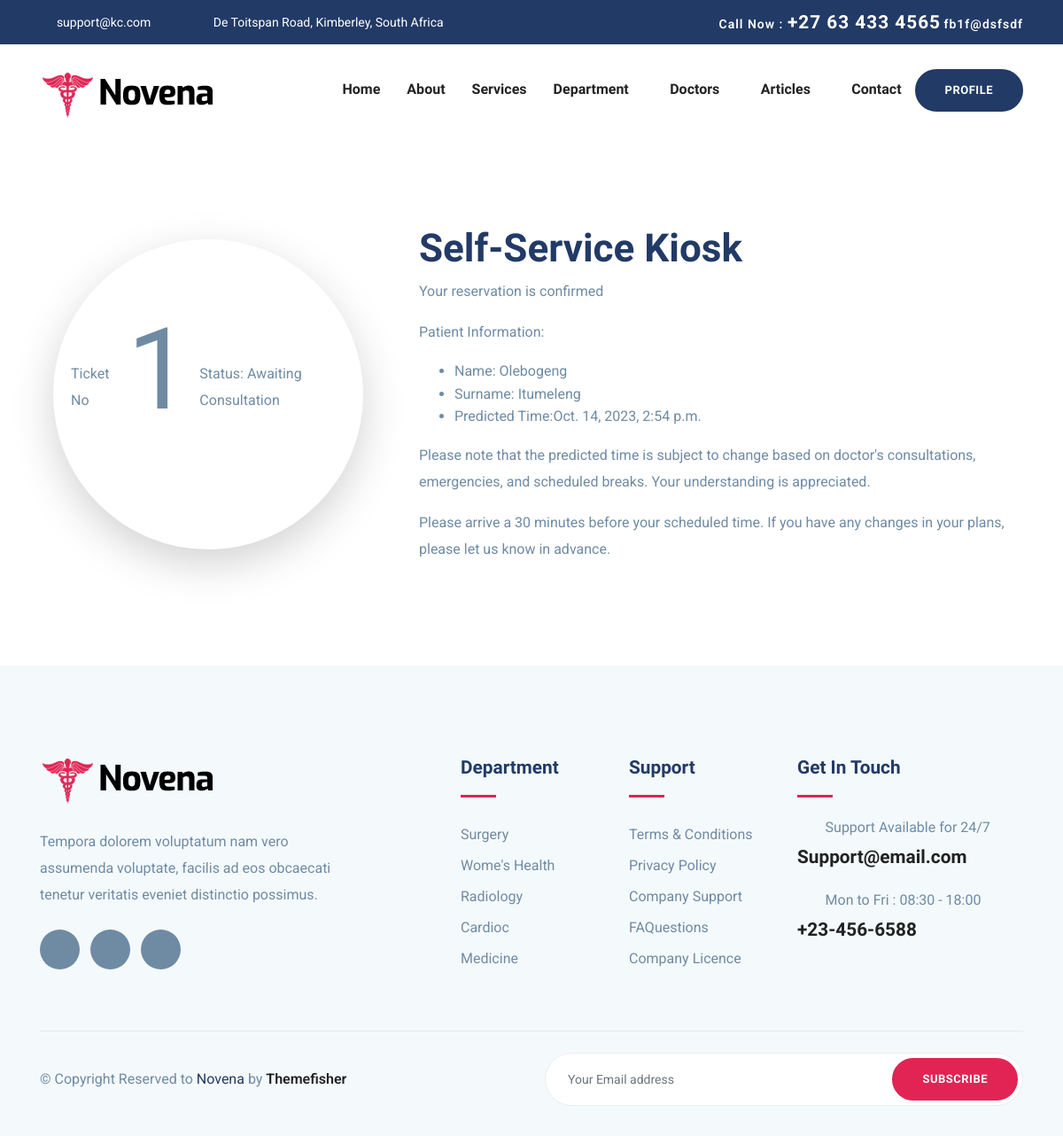
The app's page /selfqueue/ (signed in) with its own data.
### selfqueue/models.py (models this page shows, shortened)
class PatientQueue(models.Model):
    STATUS_CHOICES = (
        ('Awaiting Consultation', 'Awaiting Consultation'),
        ('In Consultation', 'In Consultation'),
        ('Done with Consultation', 'Done with Consultation'),
    )
    user = models.ForeignKey(User, on_delete=models.CASCADE)  # Define the foreign key
    symptoms = models.ManyToManyField(Symptom, blank=True)
    first_name = models.CharField(max_length=100)
    last_name = models.CharField(max_length=100)
    id_number = models.CharField(max_length=15, unique=True)
    phone = models.CharField(max_length=15)
    estimated_time = models.DateTimeField(null=True, blank=True)
    status = models.CharField(max_length=50, choices=STATUS_CHOICES, default='Awaiting Consultation')
    closing_time = models.DateTimeField(null=True, blank=True)
    spot_number = models.IntegerField(unique=True)  # New field for spot number

### selfqueue/views.py (the view)
# urls.py: path('', views.results, name='results'),# For the main page
@login_required
def results(request):
    user = request.user
    try:
        patient = PatientQueue.objects.get(user=user)
        first_name = patient.first_name
        last_name = patient.last_name
        estimated_time = patient.estimated_time
        spot_number = patient.spot_number
        status = patient.status
    except PatientQueue.DoesNotExist:
        first_name = ""
        last_name = ""
        estimated_time = None
        spot_number = None
        status = ""
    return render(request, 'selfqueue/results.html', {
        'user': user,
        'first_name': first_name,
        'last_name': last_name,
        'estimated_time': estimated_time,
        'spot_number': spot_number,
        'status': status,
    })

### templates/selfqueue/results.html (shortened to what this page needs)
{% extends 'base.html' %}
{% block content %}
{% load static %}
<body id="top">
  <section class="appoinment section">
	<div class="container">
	  <div class="row">
		<div class="col-lg-4">
			<div class="mt-3">
			    <div class="col-md-6 col-sm-6">
					<div class="featured-circle bg-white shadow-lg d-flex  align-items-center">
						<p class="featured-text">Ticket No</p>
						<p><span class="featured-number">{{ spot_number }}</span></p>
						<br>
						<p>Status: {{ status }}</p>
					</div>
			  </div>
			</div>
		</div>
		<div class="col-lg-8">
			 <div class="appoinment-wrap mt-5 mt-lg-0 pl-lg-5">
			  <h2 class="mb-2 title-color">Self-Service Kiosk</h2>
			  <p>Your reservation is confirmed</p>
			  <p>Patient Information:</p>
			  <ul>
				<li>Name: {{ first_name }}</li>
				<li>Surname: {{ last_name }}</li>
				<li>Predicted Time:{{estimated_time }}</li>
			  </ul>
			  <p>Please note that the predicted time is subject to change based on doctor's consultations, emergencies, and scheduled breaks. Your understanding is appreciated.</p>
			  <p>Please arrive a 30 minutes before your scheduled time. If you have any changes in your plans, please let us know in advance.</p>
			  </div>
		  </div>
		</div>
	  </div>
  </section>
{% endblock content %}

### templates/base.html (shortened to what this page needs)
{% load static %}
<!DOCTYPE html>
<html lang="en">
<head>
    <link rel="stylesheet" href="{% static 'plugins/bootstrap/css/bootstrap.min.css' %}">
    <link rel="stylesheet" href="{% static 'plugins/icofont/icofont.min.css' %}">
    <link rel="stylesheet" href="{% static 'plugins/slick-carousel/slick/slick.css' %}">
    <link rel="stylesheet" href="{% static 'plugins/slick-carousel/slick/slick-theme.css' %}">
    <link rel="stylesheet" href="{% static 'css/style.css' %}">
</head>
<body>
    <header>
        <div class="header-top-bar">
            <div class="container">
                <div class="row align-items-center">
                    <div class="col-lg-6">
                        <ul class="top-bar-info list-inline-item pl-0 mb-0">
                            <li class="list-inline-item"><a href="mailto:support@gmail.com"><i class="icofont-support-faq mr-2"></i>support@kc.com<a></li>
                            <li class="list-inline-item"><i class="icofont-location-pin mr-2"></i>De Toitspan Road, Kimberley, South Africa</li>
                        </ul>
                    </div>
                    <div class="col-lg-6">
                        <div class="text-lg-right top-right-bar mt-2 mt-lg-0">
                            <a href="tel:+23-345-67890" >
                                <span>Call Now : </span>
                                <span class="h4">+27 63 433 4565</span>
                                <span>{{ request.user}}</span>
                            </a>
                        </div>
                    </div>
                </div>
            </div>
        </div>
        <nav class="navbar navbar-expand-lg navigation" id="navbar">
            <div class="container">
                  <a class="navbar-brand" href="{% url 'index' %}">
                      <img src="images/logo.png" alt="" class="img-fluid">
                  </a>
              <div class="collapse navbar-collapse" id="navbarmain">
                <ul class="navbar-nav ml-auto">
                  <li class="nav-item active">
                    <a class="nav-link" href="{% url 'index' %}">Home</a>
                  </li>
                   <li class="nav-item"><a class="nav-link" href="about.html">About</a></li>
                    <li class="nav-item"><a class="nav-link" href="service.html">Services</a></li>
                    <li class="nav-item dropdown">
                        <a class="nav-link dropdown-toggle" href="department.html" id="dropdown02" data-toggle="dropdown" aria-haspopup="true" aria-expanded="false">Department <i class="icofont-thin-down"></i></a>
                      </li>
                      <li class="nav-item dropdown">
                        <a class="nav-link dropdown-toggle" href="doctor.html" id="dropdown03" data-toggle="dropdown" aria-haspopup="true" aria-expanded="false">Doctors <i class="icofont-thin-down"></i></a>
                      </li>
                      <li class="nav-item dropdown">
                        <a class="nav-link dropdown-toggle" href="doctor.html" id="dropdown03" data-toggle="dropdown" aria-haspopup="true" aria-expanded="false">Articles <i class="icofont-thin-down"></i></a>
                      </li>
                   <li class="nav-item"><a class="nav-link" href="contact.html">Contact</a></li>
                {% if user.is_authenticated %}
                   <li class="nav-item"> <a href="" class="btn btn-main btn-round-full">Profile</a></li>
               {% else %}
                   <li class="nav-item"> <a href="{% url 'login' %}" class="btn btn-main btn-round-full">Login</a></li>
                   <li class="nav-item"> <a href="{% url 'register' %}" class="btn btn-main btn-round-full">Register</a></li>
               {% endif %}
                </ul>
              </div>
            </div>
        </nav>
    </header>
    <main>
        {% block content %}{% endblock %}
    </main>
    <footer class="footer section gray-bg">
        <div class="container">
            <div class="row">
                <div class="col-lg-4 mr-auto col-sm-6">
                    <div class="widget mb-5 mb-lg-0">
                        <div class="logo mb-4">
                            <img src="images/logo.png" alt="" class="img-fluid">
                        </div>
                        <p>Tempora dolorem voluptatum nam vero assumenda voluptate, facilis ad eos obcaecati tenetur veritatis eveniet distinctio possimus.</p>
                        <ul class="list-inline footer-socials mt-4">
                            <li class="list-inline-item"><a href="https://www.facebook.com/themefisher"><i class="icofont-facebook"></i></a></li>
                            <li class="list-inline-item"><a href="https://twitter.com/themefisher"><i class="icofont-twitter"></i></a></li>
                            <li class="list-inline-item"><a href="https://www.pinterest.com/themefisher/"><i class="icofont-linkedin"></i></a></li>
                        </ul>
                    </div>
                </div>
                <div class="col-lg-2 col-md-6 col-sm-6">
                    <div class="widget mb-5 mb-lg-0">
                        <h4 class="text-capitalize mb-3">Department</h4>
                        <div class="divider mb-4"></div>
                        <ul class="list-unstyled footer-menu lh-35">
                            <li><a href="#">Surgery </a></li>
                            <li><a href="#">Wome's Health</a></li>
                            <li><a href="#">Radiology</a></li>
                            <li><a href="#">Cardioc</a></li>
                            <li><a href="#">Medicine</a></li>
                        </ul>
                    </div>
                </div>
                <div class="col-lg-2 col-md-6 col-sm-6">
                    <div class="widget mb-5 mb-lg-0">
                        <h4 class="text-capitalize mb-3">Support</h4>
                        <div class="divider mb-4"></div>
                        <ul class="list-unstyled footer-menu lh-35">
                            <li><a href="#">Terms & Conditions</a></li>
                            <li><a href="#">Privacy Policy</a></li>
                            <li><a href="#">Company Support </a></li>
                            <li><a href="#">FAQuestions</a></li>
                            <li><a href="#">Company Licence</a></li>
                        </ul>
                    </div>
                </div>
                <div class="col-lg-3 col-md-6 col-sm-6">
                    <div class="widget widget-contact mb-5 mb-lg-0">
                        <h4 class="text-capitalize mb-3">Get in Touch</h4>
                        <div class="divider mb-4"></div>
                        <div class="footer-contact-block mb-4">
                            <div class="icon d-flex align-items-center">
                                <i class="icofont-email mr-3"></i>
                                <span class="h6 mb-0">Support Available for 24/7</span>
                            </div>
                            <h4 class="mt-2"><a href="tel:+23-345-67890">Support@email.com</a></h4>
                        </div>
                        <div class="footer-contact-block">
                            <div class="icon d-flex align-items-center">
                                <i class="icofont-support mr-3"></i>
                                <span class="h6 mb-0">Mon to Fri : 08:30 - 18:00</span>
                            </div>
                            <h4 class="mt-2"><a href="tel:+23-345-67890">+23-456-6588</a></h4>
                        </div>
                    </div>
                </div>
            </div>
            <div class="footer-btm py-4 mt-5">
                <div class="row align-items-center justify-content-between">
                    <div class="col-lg-6">
                        <div class="copyright">
                            &copy; Copyright Reserved to <span class="text-color">Novena</span> by <a href="https://themefisher.com/" target="_blank">Themefisher</a>
                        </div>
                    </div>
                    <div class="col-lg-6">
                        <div class="subscribe-form text-lg-right mt-5 mt-lg-0">
                            <form action="#" class="subscribe">
                                <input type="text" class="form-control" placeholder="Your Email address">
                                <a href="#" class="btn btn-main-2 btn-round-full">Subscribe</a>
                            </form>
                        </div>
                    </div>
                </div>
            </div>
        </div>
    </footer>
</body>
</html>

### static/css/style.css (style rules this page uses)
html { overflow-x: hidden; }
body { line-height: 1.6; font-family: "Roboto", sans-serif; -webkit-font-smoothing: antialiased; font-size: 16px; color: #6F8BA4; font-weight: 400; }
h1, .h1, h2, .h2, h3, .h3, h4, .h4, h5, .h5, h6, .h6 { font-family: "Exo", sans-serif; font-weight: 700; color: #222; }
h2, .h2 { font-size: 44px; }
h4, .h4 { font-size: 1.3rem; line-height: 30px; }
h6, .h6 { font-size: 1rem; }
p { line-height: 30px; }
input[type="email"], input[type="password"], input[type="text"], input[type="tel"] { box-shadow: none; height: 45px; outline: none; font-size: 14px; }
.form-control { box-shadow: none; border-radius: 0; }
.btn { display: inline-block; font-size: 14px; font-size: 0.8125rem; font-weight: 700; letter-spacing: .5px; padding: .75rem 2rem; font-family: "Exo", sans-serif; text-transform: uppercase; border-radius: 5px; border: 2px solid transparent; transition: all .35s ease; }
.btn-main { background: #223a66; color: #fff; border-color: #223a66; }
.btn-main-2 { background: #e12454; color: #fff; border-color: #e12454; }
.btn-round-full { border-radius: 50px; }
.section { padding: 100px 0; }
a { color: #222; text-decoration: none; transition: all .35s ease; }
.title-color { color: #223a66; }
.gray-bg { background: #f4f9fc; }
#navbarmain { padding: 20px 0px; }
#navbarmain .nav-link { font-weight: 600; padding: 10px 15px; color: #222; font-family: "Exo", sans-serif; text-transform: capitalize; font-size: 16px; transition: all .25s ease; }
.dropdown-toggle::after { display: none; }
.navbar-brand { margin-top: 10px; }
.header-top-bar { background: #223a66; font-size: 14px; padding: 10px 0px; box-shadow: 0 1px 2px rgba(0, 0, 0, 0.05); color: #fff; }
.top-bar-info li a { color: #fff; margin-right: 20px; }
.top-right-bar a span { color: #fff; font-weight: 600; letter-spacing: 1px; }
.text-color { color: #223a66; }
.divider { width: 40px; height: 5px; background: #e12454; }
.lh-35 { line-height: 35px; }
.footer { padding-bottom: 10px; }
.footer .copyright a { font-weight: 600; }
.logo { font-weight: 600; letter-spacing: 1px; }
.widget .divider { height: 3px; }
.widget h4 { color: #223a66; }
.widget .footer-menu a { color: #6F8BA4; }
.footer-contact-block span { font-weight: 400; color: #6F8BA4; }
.footer-contact-block i { font-size: 20px; }
.footer-btm { border-top: 1px solid rgba(0, 0, 0, 0.06); }
.footer-socials li a { width: 45px; height: 45px; background: #6F8BA4; color: #fff; display: inline-block; text-align: center; border-radius: 100%; padding-top: 12px; }
.subscribe { position: relative; }
.subscribe .form-control { border-radius: 50px; height: 60px; padding-left: 25px; border-color: #eee; }
.subscribe .btn { position: absolute; right: 6px; top: 6px; }

### templates/selfqueue/results.html (style rules this page uses)
.featured-circle { border-radius: 100%; width: 350px; height: 350px; margin: 0 auto; padding: 0 20px; }
.bg-white { background-color: #fff!important; }
.align-items-center { align-items: center!important; }
.shadow-lg { box-shadow: 0 1rem 3rem rgba(0,0,0,.175)!important; }
.d-flex { display: flex!important; }
.featured-number { color: var(--primary-color); font-size: 8rem; margin: 0 10px; }

### records on screen
PatientQueue: status "Awaiting Consultation", first_name "Olebogeng", last_name "Itumeleng", estimated_time "Oct. 14, 2023, 2:54 p.m."

### other values on screen
{{ request.user }} "fb1f@dsfsdf"
{{ spot_number }} "1"
